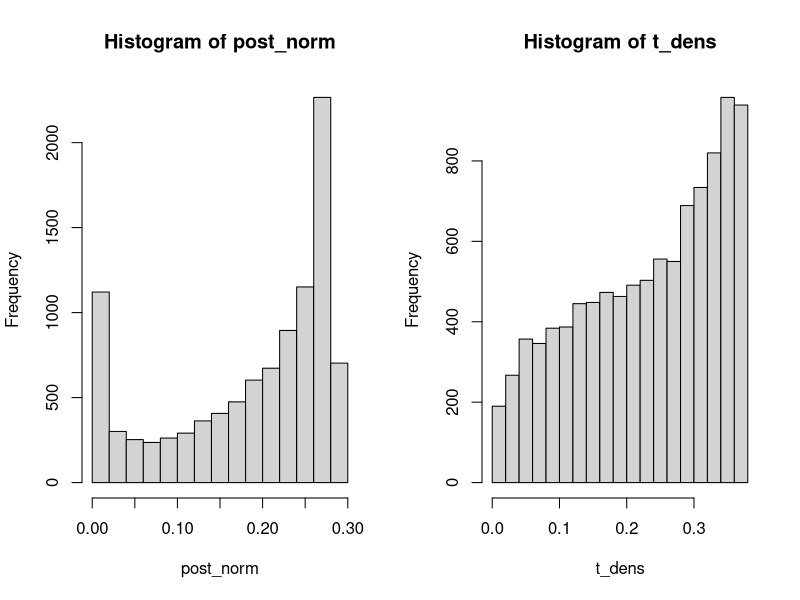

This chart was generated by the following R code:
########## Problem 1 ##########



##### Part i #####



##### Part ii #####



##### Part iii #####



##### Part iv #####



########## Problem 2 ##########



##### Part i #####



##### Part ii #####



nu <- 4
S <- 10000

post_gamma <- numeric()

for (s in 1:S) {
    
    post_gamma[s] <- rgamma(n = 1, shape = (nu / 2), rate = (nu / 2))
    
}

post_norm <- dnorm(x = post_gamma, mean = 0, sd = sqrt(1 / post_gamma))

t_dens <- dt(x = post_gamma, df = nu)

par(mfrow = c(1, 2))

hist(post_norm)
hist(t_dens)



##### Part iii #####



########## Problem 3 ##########



##### Part i #####



##### Part ii #####



##### Part iii #####



##### Part iv #####



##### Part v #####













